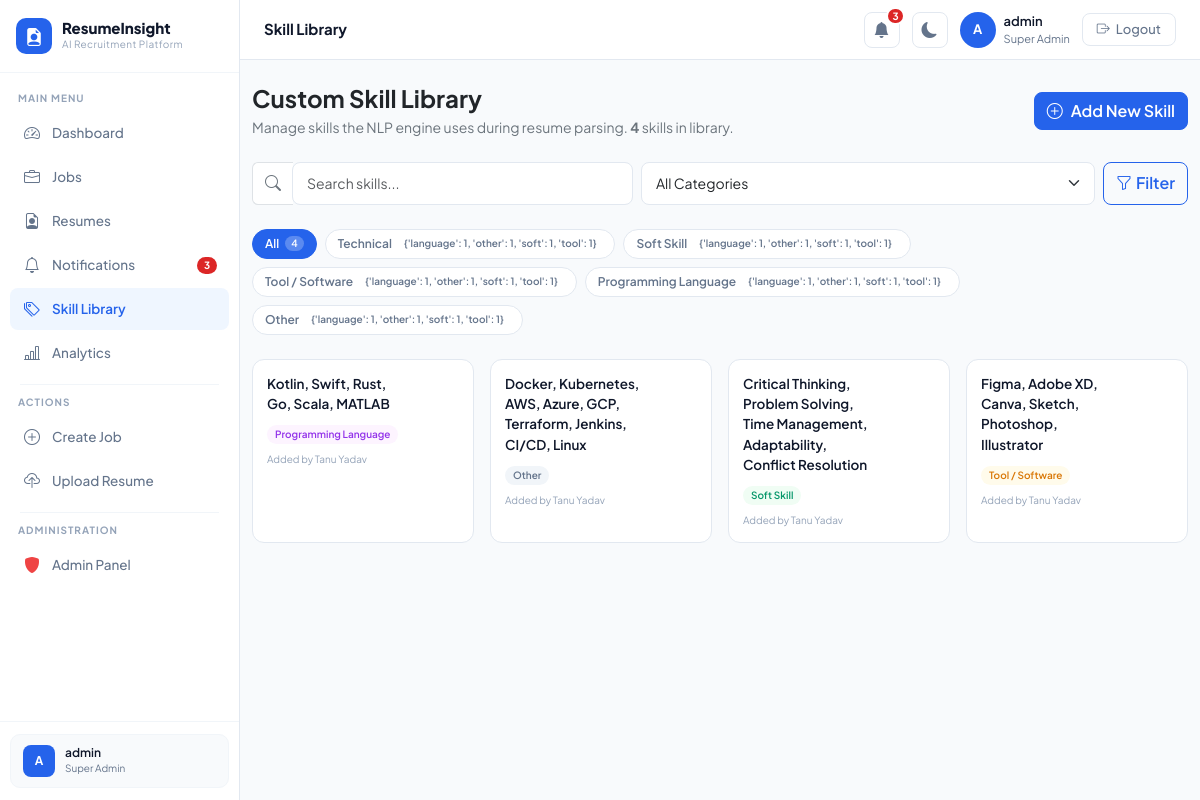
Screenshot of /skills/ (signed in) with the database file from the repository.
### core/models.py (models this page shows, shortened)
class User(AbstractUser):
    ROLE_CHOICES = [
        ('hr_manager', 'HR Manager'),
        ('super_admin', 'Super Admin'),
    ]
    role = models.CharField(
        max_length=20,
        choices=ROLE_CHOICES,
        default='hr_manager'
    )
    profile_picture = models.ImageField(
        upload_to='profile_pics/',
        null=True,
        blank=True
    )
    def is_super_admin(self):
        return self.role == 'super_admin'

class Skill(models.Model):
    CATEGORY_CHOICES = [
        ('technical', 'Technical'),
        ('soft', 'Soft Skill'),
        ('tool', 'Tool / Software'),
        ('language', 'Programming Language'),
        ('other', 'Other'),
    ]
    name        = models.CharField(max_length=100, unique=True)
    category    = models.CharField(
        max_length=20,
        choices=CATEGORY_CHOICES,
        default='technical'
    )
    added_by    = models.ForeignKey(
        User,
        on_delete=models.SET_NULL,
        null=True,
        blank=True,
        related_name='skills_added'
    )
    created_at  = models.DateTimeField(auto_now_add=True)

### core/views.py (the view)
# urls.py: path('skills/',                  views.skill_library_view, name='skill_library'),
@login_required
def skill_library_view(request):
    from .models import Skill
    query    = request.GET.get('q', '').strip()
    category = request.GET.get('category', '').strip()
    skills = Skill.objects.all().order_by('category', 'name')
    if query:
        skills = skills.filter(name__icontains=query)
    if category:
        skills = skills.filter(category=category)
    from django.db.models import Count
    category_counts = Skill.objects.values('category').annotate(
        count=Count('id')
    ).order_by('category')
    CATEGORIES = Skill.CATEGORY_CHOICES
    return render(request, 'skills/skill_library.html', {
        'skills'         : skills,
        'query'          : query,
        'selected_category': category,
        'category_counts': {c['category']: c['count'] for c in category_counts},
        'categories'     : CATEGORIES,
        'total_skills'   : Skill.objects.count(),
    })

### templates/skills/skill_library.html (shortened to what this page needs)
{% extends 'layout.html' %}
{% block page_title %}Skill Library{% endblock %}
{% block page_content %}
<div class="container py-4" style="max-width:960px;">
    <div class="d-flex justify-content-between align-items-center mb-4">
        <div>
            <h4 class="fw-bold mb-1">Custom Skill Library</h4>
            <p class="text-secondary small mb-0">
                Manage skills the NLP engine uses during resume parsing.
                <strong>{{ total_skills }}</strong> skill{{ total_skills|pluralize }} in library.
            </p>
        </div>
        <button class="btn btn-primary" data-bs-toggle="modal" data-bs-target="#addSkillModal">
            <i class="bi bi-plus-circle me-2"></i>Add New Skill
        </button>
    </div>
    <form method="GET" class="mb-4">
        <div class="d-flex gap-2 flex-wrap">
            <div class="flex-grow-1" style="min-width:200px;">
                <div class="input-group">
                    <span class="input-group-text bg-white border-end-0">
                        <i class="bi bi-search text-secondary"></i>
                    </span>
                    <input type="text" name="q" value="{{ query }}"
                           class="form-control border-start-0"
                           placeholder="Search skills...">
                </div>
            </div>
            <select name="category" class="form-select" style="width:auto;">
                <option value="">All Categories</option>
            </select>
            <button type="submit" class="btn btn-outline-primary">
                <i class="bi bi-funnel me-1"></i>Filter
            </button>
        </div>
    </form>
    <div class="d-flex gap-2 flex-wrap mb-4">
        <a href="{% url 'skill_library' %}"
           class="category-pill {% if not selected_category %}active{% endif %}">
            All
            <span class="pill-count">{{ total_skills }}</span>
        </a>
        {% for value, label in categories %}
        <a href="?category={{ value }}"
           class="category-pill {% if selected_category == value %}active{% endif %}"
           style="--pill-color: {% if value == 'technical' %}#2563EB{% elif value == 'soft' %}#059669{% elif value == 'tool' %}#D97706{% elif value == 'language' %}#9333EA{% else %}#64748B{% endif %};">
            {{ label }}
            {% if category_counts %}
            <span class="pill-count">{{ category_counts|default_if_none:'' }}</span>
            {% endif %}
        </a>
        {% endfor %}
    </div>
    {% if skills %}
    <div class="row g-3">
        {% for skill in skills %}
        <div class="col-6 col-md-4 col-lg-3">
            <div class="skill-card">
                <div class="d-flex align-items-start justify-content-between">
                    <div>
                        <div class="skill-name">{{ skill.name }}</div>
                        <span class="skill-badge
                            {% if skill.category == 'technical' %}badge-technical
                            {% elif skill.category == 'soft' %}badge-soft
                            {% elif skill.category == 'tool' %}badge-tool
                            {% elif skill.category == 'language' %}badge-language
                            {% else %}badge-other{% endif %}">
                            {{ skill.get_category_display }}
                        </span>
                    </div>
                </div>
                {% if skill.added_by %}
                <div class="skill-meta">
                    Added by {{ skill.added_by.get_full_name|default:skill.added_by.username }}
                </div>
                {% endif %}
            </div>
        </div>
        {% endfor %}
    </div>
    {% endif %}
</div>
{% endblock %}

### templates/layout.html (shortened to what this page needs)
{% extends 'base.html' %}
{% block content %}
<aside class="sidebar">
    <div class="sidebar-brand">
        <a href="{% url 'dashboard' %}" class="brand-logo">
            <div class="brand-icon"><i class="bi bi-file-earmark-person-fill"></i></div>
            <div>
                <div class="brand-text">ResumeInsight</div>
                <div class="brand-sub">AI Recruitment Platform</div>
            </div>
        </a>
    </div>
    <nav class="sidebar-nav">
        <div class="nav-label">Main Menu</div>
        <a href="{% url 'dashboard' %}"
           class="nav-item {% if request.resolver_match.url_name == 'dashboard' %}active{% endif %}">
            <i class="bi bi-speedometer2 nav-icon"></i> Dashboard
        </a>
        <a href="{% url 'job_list' %}"
           class="nav-item {% if 'job' in request.resolver_match.url_name %}active{% endif %}">
            <i class="bi bi-briefcase nav-icon"></i> Jobs
        </a>
        <a href="{% url 'resume_list' %}"
           class="nav-item {% if 'resume' in request.resolver_match.url_name %}active{% endif %}">
            <i class="bi bi-file-earmark-person nav-icon"></i> Resumes
        </a>
        <a href="{% url 'notifications' %}"
           class="nav-item {% if request.resolver_match.url_name == 'notifications' %}active{% endif %}">
            <i class="bi bi-bell nav-icon"></i>
            Notifications
            <span class="sidebar-notif-badge" id="sidebarNotifBadge"></span>
        </a>
        <a href="{% url 'skill_library' %}"
   class="nav-item {% if request.resolver_match.url_name == 'skill_library' %}active{% endif %}">
    <i class="bi bi-tags nav-icon"></i> Skill Library
</a>
        <a href="{% url 'analytics' %}"
            class="nav-item {% if request.resolver_match.url_name == 'analytics' %}active{% endif %}">
             <i class="bi bi-bar-chart-line nav-icon"></i> Analytics
        </a>
        <div class="sidebar-divider"></div>
        <div class="nav-label">Actions</div>
        <a href="{% url 'job_create' %}" class="nav-item">
            <i class="bi bi-plus-circle nav-icon"></i> Create Job
        </a>
        <a href="{% url 'resume_upload' %}" class="nav-item">
            <i class="bi bi-cloud-upload nav-icon"></i> Upload Resume
        </a>
        {% if request.user.is_super_admin %}
        <div class="sidebar-divider"></div>
        <div class="nav-label">Administration</div>
        <a href="{% url 'admin_dashboard' %}" class="nav-item
            {% if 'admin' in request.resolver_match.url_name %}active{% endif %}">
            <i class="bi bi-shield-fill nav-icon" style="color:#EF4444;"></i>
            Admin Panel
        </a>
        {% endif %}
    </nav>
    <div class="sidebar-footer">
        <div class="user-card">
            <div class="user-card-avatar">
                {{ request.user.first_name|first|default:request.user.username|first|upper }}
            </div>
            <div>
                <div class="user-card-name">
                    {{ request.user.get_full_name|default:request.user.username }}
                </div>
                <div class="user-card-role">{{ request.user.get_role_display }}</div>
            </div>
        </div>
    </div>
</aside>
<header class="topbar">
    <div class="topbar-title">{% block page_title %}{% endblock %}</div>
    <a href="{% url 'notifications' %}" class="bell-wrap" title="Notifications">
        <i class="bi bi-bell-fill"></i>
        <span class="notif-badge" id="notifBadge" style="display:none;"></span>
    </a>
    <button class="dark-toggle" id="darkToggle" title="Toggle Dark Mode">
        <i class="bi bi-moon-fill" id="darkIcon"></i>
    </button>
    <div class="d-flex align-items-center gap-2">
        <div class="user-avatar">
            {{ request.user.first_name|first|default:request.user.username|first|upper }}
        </div>
        <div>
            <div class="topbar-user-name">
                {{ request.user.get_full_name|default:request.user.username }}
            </div>
            <div class="topbar-user-role">{{ request.user.get_role_display }}</div>
        </div>
    </div>
    <a href="{% url 'logout' %}" class="btn-logout">
        <i class="bi bi-box-arrow-right"></i> Logout
    </a>
</header>
<main class="main-wrapper">
    {% block page_content %}{% endblock %}
</main>
{% endblock %}

### templates/base.html (style rules this page uses)
body { font-family: 'Plus Jakarta Sans', sans-serif; background: #F8FAFC; }
.form-control, .form-select { border-radius: 8px !important; border: 1.5px solid #E2E8F0 !important; font-family: 'Plus Jakarta Sans', sans-serif; font-size: 14px; padding: 10px 14px !important; transition: all 0.2s; }
.btn { font-family: 'Plus Jakarta Sans', sans-serif; font-weight: 600; border-radius: 8px !important; }
.btn-primary { background: #2563EB !important; border-color: #2563EB !important; }

### templates/skills/skill_library.html (style rules this page uses)
.skill-card { background: white; border: 1px solid #E2E8F0; border-radius: 12px; padding: 14px; transition: all 0.2s; height: 100%; }
.skill-name { font-size: 13.5px; font-weight: 600; color: #0F172A; margin-bottom: 6px; }
.skill-badge { font-size: 10px; font-weight: 600; padding: 2px 8px; border-radius: 20px; display: inline-block; }
.badge-soft { background:#F0FDF4; color:#059669; }
.badge-tool { background:#FFFBEB; color:#D97706; }
.badge-language { background:#FDF4FF; color:#9333EA; }
.badge-other { background:#F1F5F9; color:#64748B; }
.skill-meta { font-size: 10px; color: #94A3B8; margin-top: 8px; }
.category-pill { display: inline-flex; align-items: center; gap: 6px; padding: 5px 12px; border-radius: 20px; border: 1.5px solid #E2E8F0; background: white; font-size: 12px; font-weight: 600; color: #64748B; text-decoration: none; transition: all 0.15s; }
.category-pill.active { background: #2563EB; border-color: #2563EB; color: white; }
.pill-count { background: rgba(255,255,255,0.3); border-radius: 20px; padding: 0 6px; font-size: 10px; }
.category-pill.active .pill-count { background: rgba(255,255,255,0.25); }

### rows the page displays
User: user.first_name|first "A", user.get_full_name "admin", user.role "Super Admin"
Skill: name "Kotlin, Swift, Rust, Go, Scala, MATLAB", category "Programming Language", added_by.get_full_name "Tanu Yadav"
Skill: name "Docker, Kubernetes, AWS, Azure, GCP, Terraform, Jenkins, CI/CD, Linux", category "Other", added_by.get_full_name "Tanu Yadav"
Skill: name "Critical Thinking, Problem Solving, Time Management, Adaptability, Conflict Resolution", category "Soft Skill", added_by.get_full_name "Tanu Yadav"
Skill: name "Figma, Adobe XD, Canva, Sketch, Photoshop, Illustrator", category "Tool / Software", added_by.get_full_name "Tanu Yadav"

### other values shown
{{ total_skills }} "4"
{{ label }} "Technical" "Soft Skill" "Tool / Software" "Programming Language" "Other"
{{ category_counts|default_if_none:'' }} "{'language': 1, 'other': 1, 'soft': 1, 'tool': 1}" "{'language': 1, 'other': 1, 'soft': 1, 'tool': 1}" "{'language': 1, 'other': 1, 'soft': 1, 'tool': 1}" "{'language': 1, 'other': 1, 'soft': 1, 'tool': 1}" "{'language': 1, 'other': 1, 'soft': 1, 'tool': 1}"
